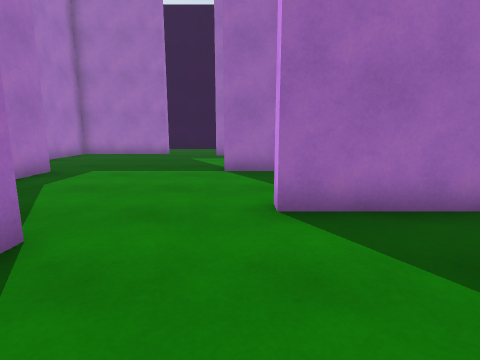
View 1 (above)

24 first-person views from a walk through a Unity game level. The camera is 1.3 m above the floor, tilts 10° down and sees 80° across. The floor is counted in squares, 1 m on a side. Each view is taken from the middle of a square. On the plan, view 1 faces up. The plan holds only what a view shows up to about 13 squares ahead; the rest is blank. The place goes on beyond the plan. The player is left out.

View 2
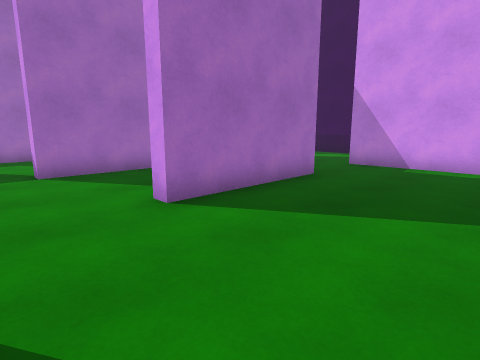

View 3
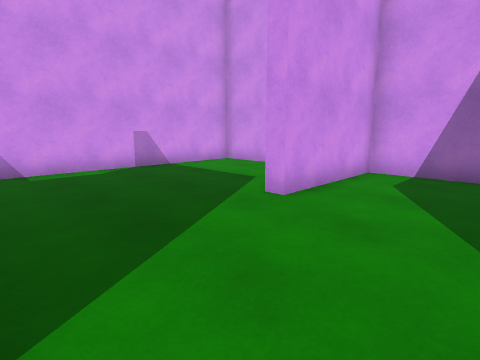

View 4
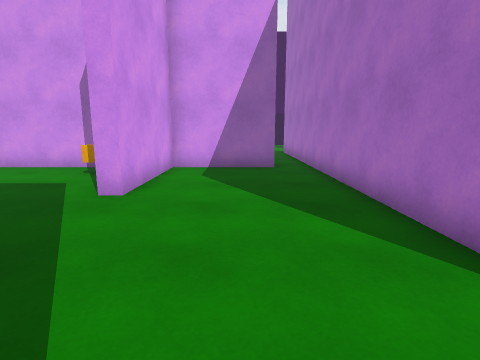

View 5
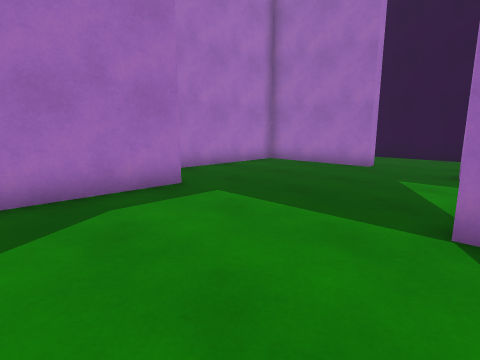

View 6
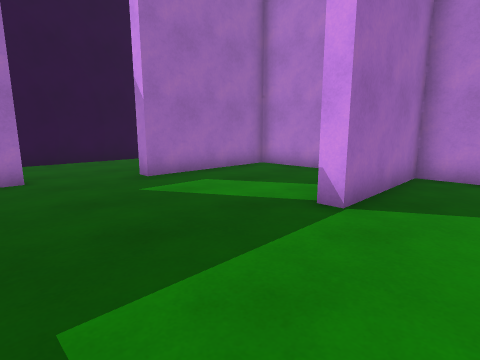

View 7
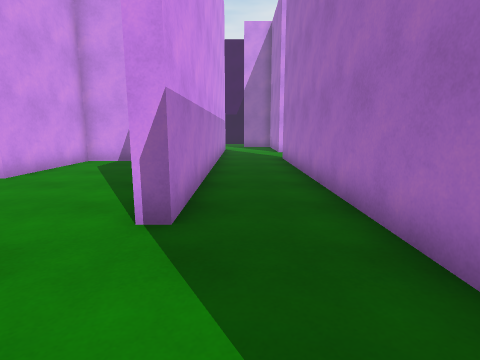

View 8
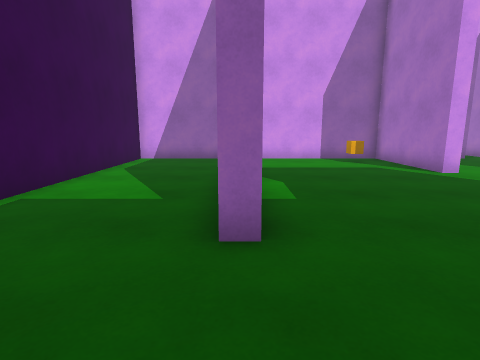

View 9
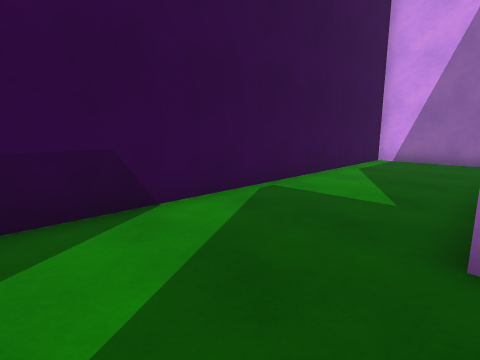

View 10
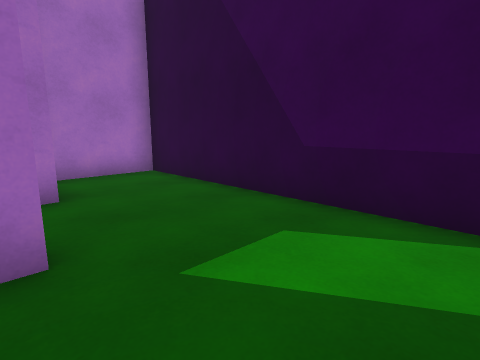

View 11
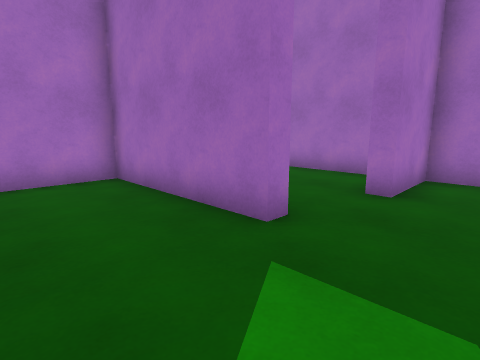

View 12
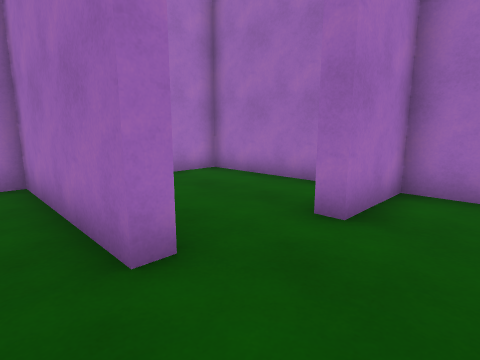

View 13
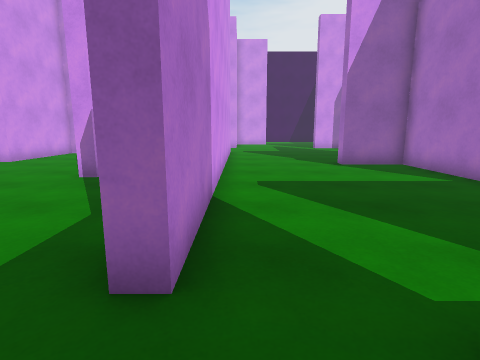

View 14
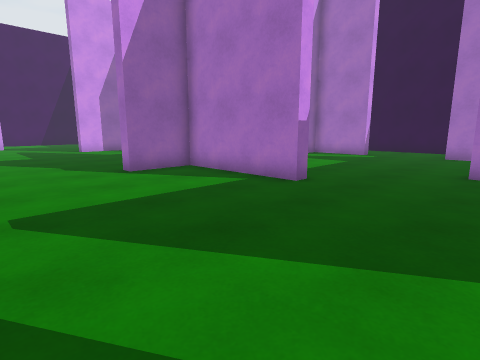

View 15
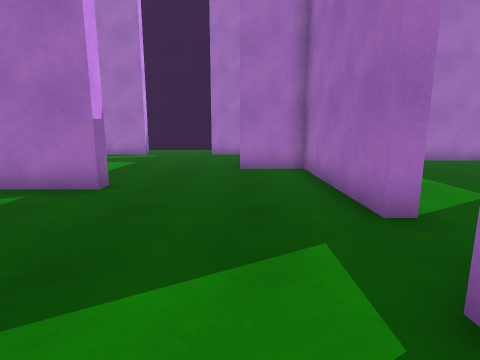

View 16
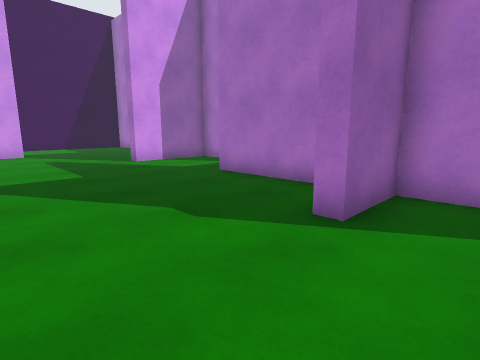

View 17
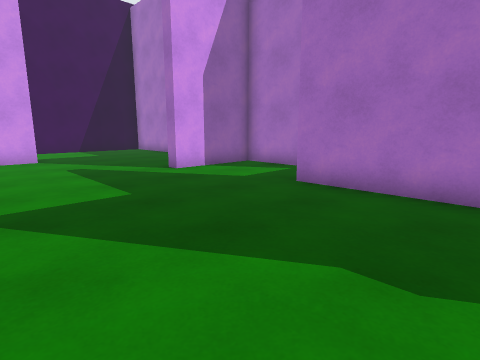

View 18
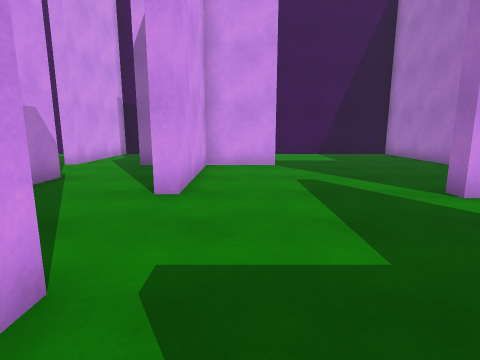

View 19
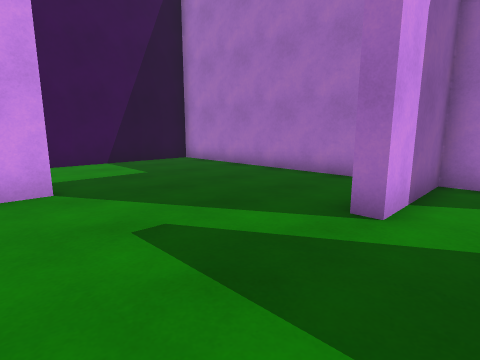

View 20
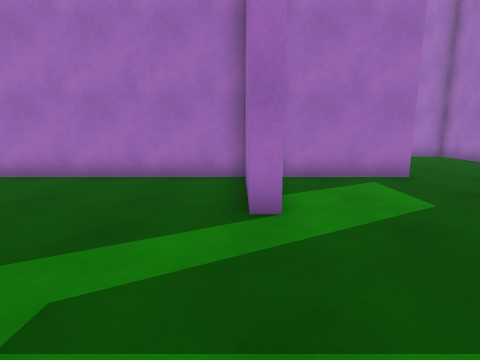

View 21
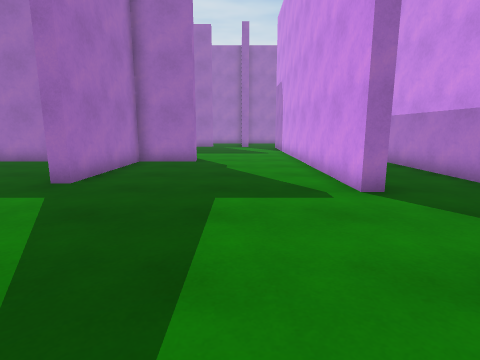

View 22
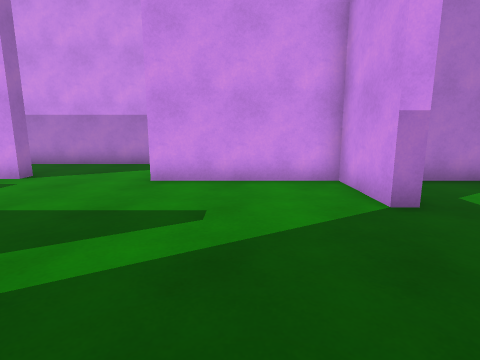

View 23
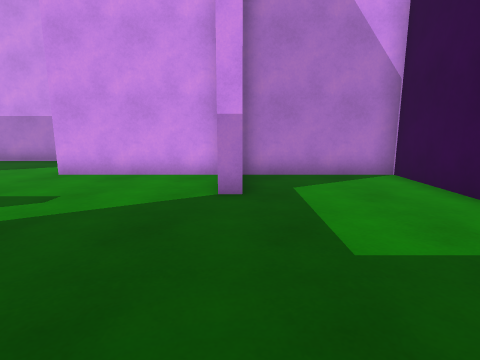

View 24
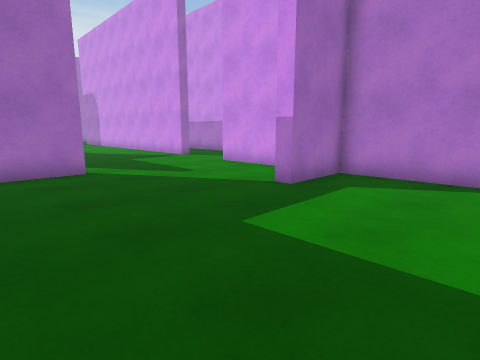

### Floor plan
Points are (right, up) in squares from view 1. A wall is a line through its corners. A room is listed if a view was taken in it or the views show most of it. See-through windows are left out.
Room 1 (views 1, 2, 3, 4, 5, 6, 7, 8, 9, 10, 11, 12, 13, 14)
walls: (5.6, 4.4) (0.6, 4.4) (0.6, 5); (3.8, 7.6) (3.8, 9) (-0.5, 9) (-0.5, 9.6); (3.8, 11.9) (3.8, 14.5) (-1.2, 14.5); (9.5, 9.6) (9.5, 9) (4.3, 9) (4.3, 6.5); (-1.2, -5) (2.3, -5) (2.3, -0.6) (2.8, -0.6) (2.8, -5) (8.7, -5) (8.7, 4.8) (9.2, 4.8); (-6.5, 8.9) (-6, 8.9) (-6, -6.1); (9.9, -5) (13.5, -5) (13.5, 14.5) (10.3, 14.5) (10.3, 11.9) (9.8, 11.9); (-3, -7.6) (-3, 3.2) (-2.6, 3.2) (-2.6, -4.5); (-3.9, 15.4) (-8.3, 15.4) (-8.3, 10.4)
ways out: opening at (-7.5, 9) to room 2; opening at (-4.5, -6.5) to room 2; opening at (8.3, 11) to room 3; opening at (-2.5, 15); opening at (-2, -5)
objects: cube (4, -4)
Room 2 (views 15, 16, 17, 18, 19, 20, 21, 22, 23, 24)
walls: (-15.9, -5.2) (-15.9, -9.3) (-12.3, -9.3) (-12.3, -9.9) (-15.1, -9.9); (-6, -6.1) (-6.5, -6.1) (-6.5, 8.9); (-15.9, -9.8) (-15.9, -18.9); (-13.8, 4.8) (-13.2, 4.8) (-13.2, 0.3) (-10.9, 0.3) (-10.9, -0.2) (-13.2, -0.2) (-13.2, -5.1) (-13.8, -5.1); (-3, -8.6) (-3, -7.6); (-11.1, 10.2) (-16.5, 10.2) (-16.5, 8); (-6.7, -19.5) (-6.7, -15.1) (-9.3, -15.1) (-9.3, -14.5) (-6.7, -14.5) (-6.7, -9.7) (-6.2, -9.7)
ways out: opening at (-7.5, 9) to room 1; opening at (-4.5, -6.5) to room 1; opening at (-15, -6); opening at (-10, 10.5); opening at (-4.5, -10.5)
Room 3 (no view inside)
walls: (8.9, 14.5) (4.3, 14.5) (4.3, 12.8)
ways out: opening at (8.3, 11) to room 1

Where each view was taken, in squares from view 1:
view 1: 0 up, 0 right, facing up
view 2: 0 up, 2 left, facing up-right
view 3: 4 up, 1 left, facing down-right
view 4: 5 up, 0 right, facing down
view 5: 5 up, 0 right, facing up-left
view 6: 7 up, 5 left, facing up-right
view 7: 7 up, 4 left, facing down
view 8: 8 up, 9 right, facing down
view 9: 8 up, 9 right, facing down-right
view 10: 6 up, 9 right, facing up-right
view 11: 6 up, 12 right, facing up-left
view 12: 8 up, 12 right, facing up-left
view 13: 11 up, 7 left, facing down
view 14: 9 up, 7 left, facing down-left
view 15: 8 up, 7 left, facing left
view 16: 2 up, 7 left, facing down-left
view 17: 1 down, 7 left, facing down-left
view 18: 4 down, 8 left, facing down
view 19: 8 down, 8 left, facing down-left
view 20: 10 down, 8 left, facing left
view 21: 12 down, 9 left, facing up
view 22: 12 down, 14 left, facing right
view 23: 15 down, 15 left, facing right
view 24: 19 down, 15 left, facing up-right
